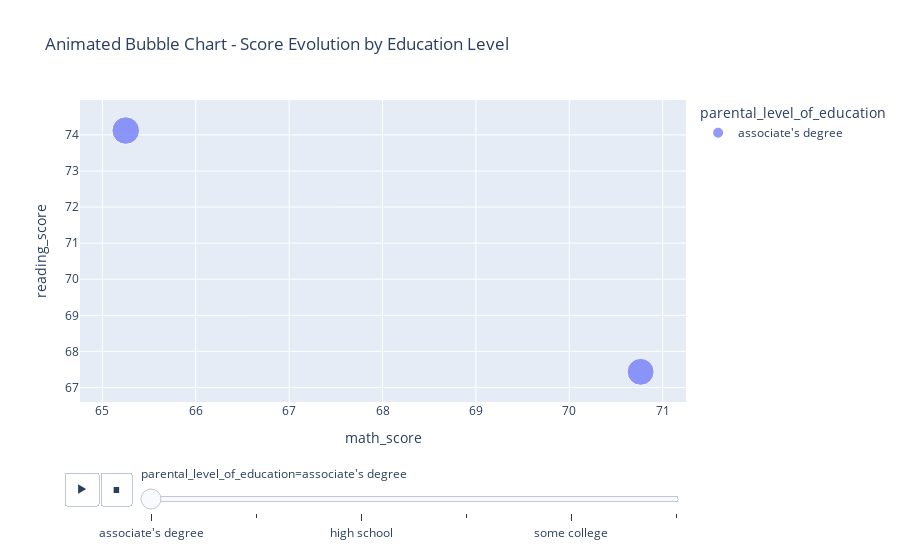

Notebook source saved alongside this figure:
### Code cell
#Animated Bubble Chart - Score evolution by parent education
df['total_score'] = df[['math_score', 'reading_score', 'writing_score']].mean(axis=1)
bubble_data = df.groupby(['parental_level_of_education', 'gender']).agg({
    'total_score': 'mean',
    'math_score': 'mean',
    'reading_score': 'mean'
}).reset_index()

fig = px.scatter(bubble_data, x='math_score', y='reading_score', 
                size='total_score', color='parental_level_of_education',
                hover_name='gender', animation_frame='parental_level_of_education',
                title=' Animated Bubble Chart - Score Evolution by Education Level')
fig.show()

### Figure 1 — Plotly figure (JSON) as saved in the notebook; plotly's stock layout.template omitted (floating-point values rounded to 4 significant figures)
{"data": [{"hovertemplate": "<b>%{hovertext}</b><br><br>parental_level_of_education=associate's degree<br>math_score=%{x}<br>reading_score=%{y}<br>total_score=%{marker.size}<extra></extra>", "hovertext": ["female", "male"], "legendgroup": "associate's degree", "marker": {"color": "#636efa", "size": [71.12, 67.87], "sizemode": "area", "sizeref": 0.1867, "symbol": "circle"}, "mode": "markers", "name": "associate's degree", "orientation": "v", "showlegend": true, "type": "scatter", "x": [65.25, 70.76], "xaxis": "x", "y": [74.12, 67.43], "yaxis": "y"}], "layout": {"legend": {"itemsizing": "constant", "title": {"text": "parental_level_of_education"}, "tracegroupgap": 0}, "sliders": [{"active": 0, "currentvalue": {"prefix": "parental_level_of_education="}, "len": 0.9, "pad": {"b": 10, "t": 60}, "steps": [{"args": [["associate's degree"], {"frame": {"duration": 0, "redraw": false}, "fromcurrent": true, "mode": "immediate", "transition": {"duration": 0, "easing": "linear"}}], "label": "associate's degree", "method": "animate"}, {"args": [["bachelor's degree"], {"frame": {"duration": 0, "redraw": false}, "fromcurrent": true, "mode": "immediate", "transition": {"duration": 0, "easing": "linear"}}], "label": "bachelor's degree", "method": "animate"}, {"args": [["high school"], {"frame": {"duration": 0, "redraw": false}, "fromcurrent": true, "mode": "immediate", "transition": {"duration": 0, "easing": "linear"}}], "label": "high school", "method": "animate"}, {"args": [["master's degree"], {"frame": {"duration": 0, "redraw": false}, "fromcurrent": true, "mode": "immediate", "transition": {"duration": 0, "easing": "linear"}}], "label": "master's degree", "method": "animate"}, {"args": [["some college"], {"frame": {"duration": 0, "redraw": false}, "fromcurrent": true, "mode": "immediate", "transition": {"duration": 0, "easing": "linear"}}], "label": "some college", "method": "animate"}, {"args": [["some high school"], {"frame": {"duration": 0, "redraw": false}, "fromcurrent": true, "mode": "immediate", "transition": {"duration": 0, "easing": "linear"}}], "label": "some high school", "method": "animate"}], "x": 0.1, "xanchor": "left", "y": 0, "yanchor": "top"}], "title": {"text": " Animated Bubble Chart - Score Evolution by Education Level"}, "updatemenus": [{"buttons": [{"args": [null, {"frame": {"duration": 500, "redraw": false}, "fromcurrent": true, "mode": "immediate", "transition": {"duration": 500, "easing": "linear"}}], "label": "&#9654;", "method": "animate"}, {"args": [[null], {"frame": {"duration": 0, "redraw": false}, "fromcurrent": true, "mode": "immediate", "transition": {"duration": 0, "easing": "linear"}}], "label": "&#9724;", "method": "animate"}], "direction": "left", "pad": {"r": 10, "t": 70}, "showactive": false, "type": "buttons", "x": 0.1, "xanchor": "right", "y": 0, "yanchor": "top"}], "xaxis": {"anchor": "y", "domain": [0, 1], "title": {"text": "math_score"}}, "yaxis": {"anchor": "x", "domain": [0, 1], "title": {"text": "reading_score"}}}}
